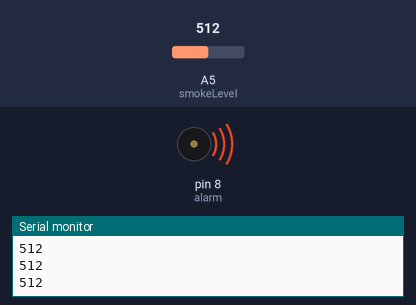
Bench run of a sketch on a simulated Arduino Uno, built with avr-gcc and run on an emulated ATmega328P. Parts: buzzer (waves = sounding), the last lines printed to the serial monitor. The inputs (shaded band) are chosen by the test bench; at power-on: A5 (smokeLevel) = 512.

Above: at 1.2 s.
1.3 s: A5 (smokeLevel) set to 265
2.8 s: A5 (smokeLevel) set to 234
At 3.4 s:
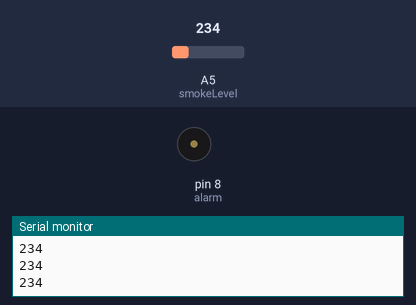
4.3 s: A5 (smokeLevel) set to 306
At 5.5 s:
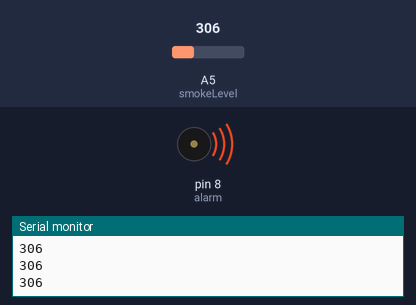
5.8 s: A5 (smokeLevel) set to 122
At 6.8 s:
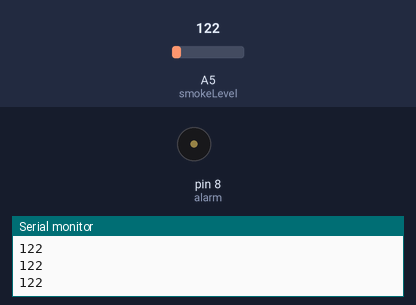
Timing chart, 0 to 8.3 s (numbered marks = the images above; inputs shaded):
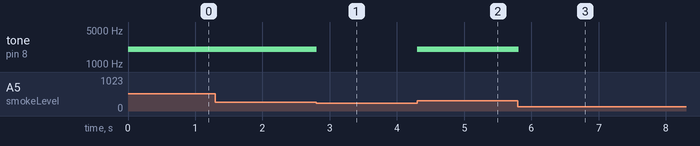

Measured:
- the behaviour switches between 251 and 250 on A5 (smokeLevel) (found by bisection; images 0 and 1)
- after the input at 2.8 s, tone on pin 8 (alarm): 2000 Hz → silent at once
- after the input at 4.3 s, tone on pin 8 (alarm): silent → 2000 Hz at once
- after the input at 5.8 s, tone on pin 8 (alarm): 2000 Hz → silent at once

The sketch:

gas_original.ino
```cpp
// The original sketch, kept exactly as written. This is the restore point —
// flashing it puts the board back to simple threshold behaviour with no
// dashboard, no warm-up, and no calibration.

int alarm = 8;

int smokeLevel = A5;

int threVal = 250;


void setup() {

  // put your setup code here, to run once:

  pinMode(alarm,OUTPUT);

  pinMode(smokeLevel,INPUT);

  Serial.begin(9600);

}


void loop() {


  int sensorVal = analogRead(smokeLevel);

  Serial.println(sensorVal);


  if(sensorVal > threVal){

    tone(alarm,2000,200);

    }


  else{

    noTone(alarm);

    }


  }
```
